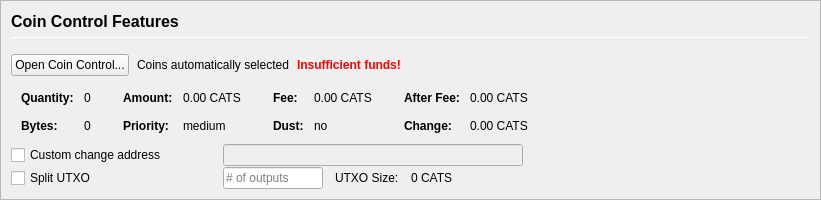
         <widget class="QFrame" name="frameCoinControl">
          <property name="sizePolicy">
           <sizepolicy hsizetype="Expanding" vsizetype="Expanding">
            <horstretch>0</horstretch>
            <verstretch>0</verstretch>
           </sizepolicy>
          </property>
          <property name="maximumSize">
           <size>
            <width>16777215</width>
            <height>16777215</height>
           </size>
          </property>
          <property name="frameShape">
           <enum>QFrame::StyledPanel</enum>
          </property>
          <property name="frameShadow">
           <enum>QFrame::Sunken</enum>
          </property>
          <layout class="QVBoxLayout" name="verticalLayoutCoinControl2">
           <property name="spacing">
            <number>0</number>
           </property>
           <property name="margin">
            <number>0</number>
           </property>
           <item>
            <widget class="QFrame" name="frameCoinControl_BG">
             <layout class="QVBoxLayout" name="verticalLayoutCoinControl" stretch="0,0,0,0,0,0">
              <property name="spacing">
               <number>1</number>
              </property>
              <property name="leftMargin">
               <number>10</number>
              </property>
              <property name="topMargin">
               <number>10</number>
              </property>
              <item>
               <layout class="QHBoxLayout" name="horizontalLayoutCoinControl1">
                <property name="bottomMargin">
                 <number>15</number>
                </property>
                <item>
                 <layout class="QVBoxLayout" name="verticalLayout_3">
                  <property name="spacing">
                   <number>6</number>
                  </property>
                  <item>
                   <widget class="QLabel" name="labelCoinControlFeatures">
                    <property name="sizePolicy">
                     <sizepolicy hsizetype="Preferred" vsizetype="Maximum">
                      <horstretch>0</horstretch>
                      <verstretch>0</verstretch>
                     </sizepolicy>
                    </property>
                    <property name="minimumSize">
                     <size>
                      <width>0</width>
                      <height>20</height>
                     </size>
                    </property>
                    <property name="font">
                     <font>
                      <pointsize>12</pointsize>
                      <weight>75</weight>
                      <bold>true</bold>
                     </font>
                    </property>
                    <property name="styleSheet">
                     <string notr="true">font-weight:bold;</string>
                    </property>
                    <property name="text">
                     <string>Coin Control Features</string>
                    </property>
                   </widget>
                  </item>
                  <item>
                   <widget class="Line" name="line">
                    <property name="minimumSize">
                     <size>
                      <width>0</width>
                      <height>1</height>
                     </size>
                    </property>
                    <property name="maximumSize">
                     <size>
                      <width>16777215</width>
                      <height>1</height>
                     </size>
                    </property>
                    <property name="orientation">
                     <enum>Qt::Horizontal</enum>
                    </property>
                   </widget>
                  </item>
                 </layout>
                </item>
               </layout>
              </item>
              <item>
               <layout class="QHBoxLayout" name="horizontalLayoutCoinControl2" stretch="0,0,0,0">
                <property name="spacing">
                 <number>8</number>
                </property>
                <property name="bottomMargin">
                 <number>10</number>
                </property>
                <item>
                 <widget class="QPushButton" name="pushButtonCoinControl">
                  <property name="styleSheet">
                   <string notr="true"/>
                  </property>
                  <property name="text">
                   <string>Open Coin Control...</string>
                  </property>
                  <property name="autoDefault">
                   <bool>false</bool>
                  </property>
                 </widget>
                </item>
                <item>
                 <widget class="QLabel" name="labelCoinControlAutomaticallySelected">
                  <property name="text">
                   <string>Coins automatically selected</string>
                  </property>
                  <property name="margin">
                   <number>5</number>
                  </property>
                 </widget>
                </item>
                <item>
                 <widget class="QLabel" name="labelCoinControlInsuffFunds">
                  <property name="font">
                   <font>
                    <weight>75</weight>
                    <bold>true</bold>
                   </font>
                  </property>
                  <property name="styleSheet">
                   <string notr="true">color:red;font-weight:bold;</string>
                  </property>
                  <property name="text">
                   <string>Insufficient funds!</string>
                  </property>
                  <property name="margin">
                   <number>5</number>
                  </property>
                 </widget>
                </item>
                <item>
                 <spacer name="horizontalSpacerCoinControl">
                  <property name="orientation">
                   <enum>Qt::Horizontal</enum>
                  </property>
                  <property name="sizeHint" stdset="0">
                   <size>
                    <width>40</width>
                    <height>1</height>
                   </size>
                  </property>
                 </spacer>
                </item>
               </layout>
              </item>
              <item>
               <widget class="QWidget" name="widgetCoinControl" native="true">
                <property name="sizePolicy">
                 <sizepolicy hsizetype="Preferred" vsizetype="Preferred">
                  <horstretch>0</horstretch>
                  <verstretch>0</verstretch>
                 </sizepolicy>
                </property>
                <property name="minimumSize">
                 <size>
                  <width>0</width>
                  <height>0</height>
                 </size>
                </property>
                <property name="styleSheet">
                 <string notr="true"/>
                </property>
                <layout class="QHBoxLayout" name="horizontalLayoutCoinControl5">
                 <property name="margin">
                  <number>0</number>
                 </property>
                 <item>
                  <layout class="QHBoxLayout" name="horizontalLayoutCoinControl3" stretch="0,0,0,1">
                   <property name="spacing">
                    <number>20</number>
                   </property>
                   <property name="topMargin">
                    <number>0</number>
                   </property>
                   <property name="bottomMargin">
                    <number>10</number>
                   </property>
                   <item>
                    <layout class="QFormLayout" name="formLayoutCoinControl1">
                     <property name="horizontalSpacing">
                      <number>10</number>
                     </property>
                     <property name="verticalSpacing">
                      <number>14</number>
                     </property>
                     <property name="leftMargin">
                      <number>10</number>
                     </property>
                     <property name="topMargin">
                      <number>4</number>
                     </property>
                     <property name="rightMargin">
                      <number>6</number>
                     </property>
                     <item row="0" column="0">
                      <widget class="QLabel" name="labelCoinControlQuantityText">
                       <property name="font">
                        <font>
                         <weight>75</weight>
                         <bold>true</bold>
                        </font>
                       </property>
                       <property name="text">
                        <string>Quantity:</string>
                       </property>
                       <property name="margin">
                        <number>0</number>
                       </property>
                      </widget>
                     </item>
                     <item row="0" column="1">
                      <widget class="QLabel" name="labelCoinControlQuantity">
                       <property name="cursor">
                        <cursorShape>IBeamCursor</cursorShape>
                       </property>
                       <property name="contextMenuPolicy">
                        <enum>Qt::ActionsContextMenu</enum>
                       </property>
                       <property name="text">
                        <string notr="true">0</string>
                       </property>
                       <property name="margin">
                        <number>0</number>
                       </property>
                       <property name="textInteractionFlags">
                        <set>Qt::LinksAccessibleByMouse|Qt::TextSelectableByKeyboard|Qt::TextSelectableByMouse</set>
                       </property>
                      </widget>
                     </item>
                     <item row="1" column="0">
                      <widget class="QLabel" name="labelCoinControlBytesText">
                       <property name="font">
                        <font>
                         <weight>75</weight>
                         <bold>true</bold>
                        </font>
                       </property>
                       <property name="text">
                        <string>Bytes:</string>
                       </property>
                      </widget>
                     </item>
                     <item row="1" column="1">
                      <widget class="QLabel" name="labelCoinControlBytes">
                       <property name="cursor">
                        <cursorShape>IBeamCursor</cursorShape>
                       </property>
                       <property name="contextMenuPolicy">
                        <enum>Qt::ActionsContextMenu</enum>
                       </property>
                       <property name="text">
                        <string notr="true">0</string>
                       </property>
                       <property name="textInteractionFlags">
                        <set>Qt::LinksAccessibleByMouse|Qt::TextSelectableByKeyboard|Qt::TextSelectableByMouse</set>
                       </property>
                      </widget>
                     </item>
                    </layout>
                   </item>
                   <item>
                    <layout class="QFormLayout" name="formLayoutCoinControl2">
                     <property name="horizontalSpacing">
                      <number>10</number>
                     </property>
                     <property name="verticalSpacing">
                      <number>14</number>
                     </property>
                     <property name="leftMargin">
                      <number>6</number>
                     </property>
                     <property name="topMargin">
                      <number>4</number>
                     </property>
                     <property name="rightMargin">
                      <number>6</number>
                     </property>
                     <item row="0" column="0">
                      <widget class="QLabel" name="labelCoinControlAmountText">
                       <property name="font">
                        <font>
                         <weight>75</weight>
                         <bold>true</bold>
                        </font>
                       </property>
                       <property name="text">
                        <string>Amount:</string>
                       </property>
                       <property name="margin">
                        <number>0</number>
                       </property>
                      </widget>
                     </item>
                     <item row="0" column="1">
                      <widget class="QLabel" name="labelCoinControlAmount">
                       <property name="cursor">
                        <cursorShape>IBeamCursor</cursorShape>
                       </property>
                       <property name="contextMenuPolicy">
                        <enum>Qt::ActionsContextMenu</enum>
                       </property>
                       <property name="text">
                        <string notr="true">0.00 CATS</string>
                       </property>
                       <property name="textInteractionFlags">
                        <set>Qt::LinksAccessibleByMouse|Qt::TextSelectableByKeyboard|Qt::TextSelectableByMouse</set>
                       </property>
                      </widget>
                     </item>
                     <item row="1" column="0">
                      <widget class="QLabel" name="labelCoinControlPriorityText">
                       <property name="font">
                        <font>
                         <weight>75</weight>
                         <bold>true</bold>
                        </font>
                       </property>
                       <property name="text">
                        <string>Priority:</string>
                       </property>
                      </widget>
                     </item>
                     <item row="1" column="1">
                      <widget class="QLabel" name="labelCoinControlPriority">
                       <property name="cursor">
                        <cursorShape>IBeamCursor</cursorShape>
                       </property>
                       <property name="contextMenuPolicy">
                        <enum>Qt::ActionsContextMenu</enum>
                       </property>
                       <property name="text">
                        <string>medium</string>
                       </property>
                       <property name="textInteractionFlags">
                        <set>Qt::LinksAccessibleByMouse|Qt::TextSelectableByKeyboard|Qt::TextSelectableByMouse</set>
                       </property>
                      </widget>
                     </item>
                    </layout>
                   </item>
                   <item>
                    <layout class="QFormLayout" name="formLayoutCoinControl3">
                     <property name="horizontalSpacing">
                      <number>10</number>
                     </property>
                     <property name="verticalSpacing">
                      <number>14</number>
                     </property>
                     <property name="leftMargin">
                      <number>6</number>
                     </property>
                     <property name="topMargin">
                      <number>4</number>
                     </property>
                     <property name="rightMargin">
                      <number>6</number>
                     </property>
                     <item row="0" column="0">
                      <widget class="QLabel" name="labelCoinControlFeeText">
                       <property name="font">
                        <font>
                         <weight>75</weight>
                         <bold>true</bold>
                        </font>
                       </property>
                       <property name="text">
                        <string>Fee:</string>
                       </property>
                       <property name="margin">
                        <number>0</number>
                       </property>
                      </widget>
                     </item>
                     <item row="0" column="1">
                      <widget class="QLabel" name="labelCoinControlFee">
                       <property name="cursor">
                        <cursorShape>IBeamCursor</cursorShape>
                       </property>
                       <property name="contextMenuPolicy">
                        <enum>Qt::ActionsContextMenu</enum>
                       </property>
                       <property name="text">
                        <string notr="true">0.00 CATS</string>
                       </property>
                       <property name="textInteractionFlags">
                        <set>Qt::LinksAccessibleByMouse|Qt::TextSelectableByKeyboard|Qt::TextSelectableByMouse</set>
                       </property>
                      </widget>
                     </item>
                     <item row="1" column="0">
                      <widget class="QLabel" name="labelCoinControlLowOutputText">
                       <property name="font">
                        <font>
                         <weight>75</weight>
                         <bold>true</bold>
                        </font>
                       </property>
                       <property name="text">
                        <string>Dust:</string>
                       </property>
                      </widget>
                     </item>
                     <item row="1" column="1">
                      <widget class="QLabel" name="labelCoinControlLowOutput">
                       <property name="cursor">
                        <cursorShape>IBeamCursor</cursorShape>
                       </property>
                       <property name="contextMenuPolicy">
                        <enum>Qt::ActionsContextMenu</enum>
                       </property>
                       <property name="text">
                        <string>no</string>
                       </property>
                       <property name="textInteractionFlags">
                        <set>Qt::LinksAccessibleByMouse|Qt::TextSelectableByKeyboard|Qt::TextSelectableByMouse</set>
                       </property>
                      </widget>
                     </item>
                    </layout>
                   </item>
                   <item>
                    <layout class="QFormLayout" name="formLayoutCoinControl4">
                     <property name="horizontalSpacing">
                      <number>10</number>
                     </property>
                     <property name="verticalSpacing">
                      <number>14</number>
                     </property>
                     <property name="leftMargin">
                      <number>6</number>
                     </property>
                     <property name="topMargin">
                      <number>4</number>
                     </property>
                     <property name="rightMargin">
                      <number>6</number>
                     </property>
                     <item row="0" column="0">
                      <widget class="QLabel" name="labelCoinControlAfterFeeText">
                       <property name="font">
                        <font>
                         <weight>75</weight>
                         <bold>true</bold>
                        </font>
                       </property>
                       <property name="text">
                        <string>After Fee:</string>
                       </property>
                       <property name="margin">
                        <number>0</number>
                       </property>
                      </widget>
                     </item>
                     <item row="0" column="1">
                      <widget class="QLabel" name="labelCoinControlAfterFee">
                       <property name="cursor">
                        <cursorShape>IBeamCursor</cursorShape>
                       </property>
                       <property name="contextMenuPolicy">
                        <enum>Qt::ActionsContextMenu</enum>
                       </property>
                       <property name="text">
                        <string notr="true">0.00 CATS</string>
                       </property>
                       <property name="textInteractionFlags">
                        <set>Qt::LinksAccessibleByMouse|Qt::TextSelectableByKeyboard|Qt::TextSelectableByMouse</set>
                       </property>
                      </widget>
                     </item>
                     <item row="1" column="0">
                      <widget class="QLabel" name="labelCoinControlChangeText">
                       <property name="font">
                        <font>
                         <weight>75</weight>
                         <bold>true</bold>
                        </font>
                       </property>
                       <property name="text">
                        <string>Change:</string>
                       </property>
                      </widget>
                     </item>
                     <item row="1" column="1">
                      <widget class="QLabel" name="labelCoinControlChange">
                       <property name="cursor">
                        <cursorShape>IBeamCursor</cursorShape>
                       </property>
                       <property name="contextMenuPolicy">
                        <enum>Qt::ActionsContextMenu</enum>
                       </property>
                       <property name="text">
                        <string notr="true">0.00 CATS</string>
                       </property>
                       <property name="textInteractionFlags">
                        <set>Qt::LinksAccessibleByMouse|Qt::TextSelectableByKeyboard|Qt::TextSelectableByMouse</set>
                       </property>
                      </widget>
                     </item>
                    </layout>
                   </item>
                  </layout>
                 </item>
                </layout>
               </widget>
              </item>
              <item>
               <layout class="QHBoxLayout" name="horizontalLayoutCoinControl4">
                <property name="spacing">
                 <number>12</number>
                </property>
                <property name="sizeConstraint">
                 <enum>QLayout::SetDefaultConstraint</enum>
                </property>
                <property name="topMargin">
                 <number>0</number>
                </property>
                <property name="rightMargin">
                 <number>0</number>
                </property>
                <item>
                 <widget class="QCheckBox" name="checkBoxCoinControlChange">
                  <property name="sizePolicy">
                   <sizepolicy hsizetype="Preferred" vsizetype="Preferred">
                    <horstretch>0</horstretch>
                    <verstretch>0</verstretch>
                   </sizepolicy>
                  </property>
                  <property name="minimumSize">
                   <size>
                    <width>200</width>
                    <height>0</height>
                   </size>
                  </property>
                  <property name="maximumSize">
                   <size>
                    <width>200</width>
                    <height>16777215</height>
                   </size>
                  </property>
                  <property name="toolTip">
                   <string>If this is activated, but the change address is empty or invalid, change will be sent to a newly generated address.</string>
                  </property>
                  <property name="text">
                   <string>Custom change address</string>
                  </property>
                 </widget>
                </item>
                <item>
                 <widget class="QValidatedLineEdit" name="lineEditCoinControlChange">
                  <property name="enabled">
                   <bool>false</bool>
                  </property>
                  <property name="sizePolicy">
                   <sizepolicy hsizetype="Preferred" vsizetype="Preferred">
                    <horstretch>0</horstretch>
                    <verstretch>0</verstretch>
                   </sizepolicy>
                  </property>
                  <property name="minimumSize">
                   <size>
                    <width>300</width>
                    <height>0</height>
                   </size>
                  </property>
                 </widget>
                </item>
                <item>
                 <widget class="QLabel" name="labelCoinControlChangeLabel">
                  <property name="sizePolicy">
                   <sizepolicy hsizetype="Preferred" vsizetype="Preferred">
                    <horstretch>0</horstretch>
                    <verstretch>0</verstretch>
                   </sizepolicy>
                  </property>
                  <property name="minimumSize">
                   <size>
                    <width>100</width>
                    <height>0</height>
                   </size>
                  </property>
                  <property name="text">
                   <string/>
                  </property>
                  <property name="margin">
                   <number>3</number>
                  </property>
                 </widget>
                </item>
               </layout>
              </item>
              <item>
               <layout class="QHBoxLayout" name="horizontalLayoutCoinControl6">
                <property name="spacing">
                 <number>12</number>
                </property>
                <property name="rightMargin">
                 <number>0</number>
                </property>
                <item>
                 <widget class="QCheckBox" name="splitBlockCheckBox">
                  <property name="sizePolicy">
                   <sizepolicy hsizetype="Preferred" vsizetype="Preferred">
                    <horstretch>0</horstretch>
                    <verstretch>0</verstretch>
                   </sizepolicy>
                  </property>
                  <property name="minimumSize">
                   <size>
                    <width>200</width>
                    <height>0</height>
                   </size>
                  </property>
                  <property name="maximumSize">
                   <size>
                    <width>200</width>
                    <height>16777215</height>
                   </size>
                  </property>
                  <property name="text">
                   <string>Split UTXO</string>
                  </property>
                 </widget>
                </item>
                <item>
                 <widget class="QLineEdit" name="splitBlockLineEdit">
                  <property name="sizePolicy">
                   <sizepolicy hsizetype="Preferred" vsizetype="Preferred">
                    <horstretch>50</horstretch>
                    <verstretch>0</verstretch>
                   </sizepolicy>
                  </property>
                  <property name="minimumSize">
                   <size>
                    <width>100</width>
                    <height>0</height>
                   </size>
                  </property>
                  <property name="maximumSize">
                   <size>
                    <width>100</width>
                    <height>16777215</height>
                   </size>
                  </property>
                  <property name="placeholderText">
                   <string># of outputs</string>
                  </property>
                 </widget>
                </item>
                <item>
                 <widget class="QLabel" name="labelBlockSizeText">
                  <property name="text">
                   <string>UTXO Size:</string>
                  </property>
                 </widget>
                </item>
                <item>
                 <widget class="QLabel" name="labelBlockSize">
                  <property name="text">
                   <string>0 CATS</string>
                  </property>
                 </widget>
                </item>
                <item>
                 <spacer name="horizontalSpacer_7">
                  <property name="orientation">
                   <enum>Qt::Horizontal</enum>
                  </property>
                  <property name="sizeHint" stdset="0">
                   <size>
                    <width>40</width>
                    <height>20</height>
                   </size>
                  </property>
                 </spacer>
                </item>
               </layout>
              </item>
              <item>
               <spacer name="verticalSpacerCoinControl">
                <property name="orientation">
                 <enum>Qt::Vertical</enum>
                </property>
                <property name="sizeHint" stdset="0">
                 <size>
                  <width>800</width>
                  <height>1</height>
                 </size>
                </property>
               </spacer>
              </item>
             </layout>
            </widget>
           </item>
          </layout>
         </widget>
